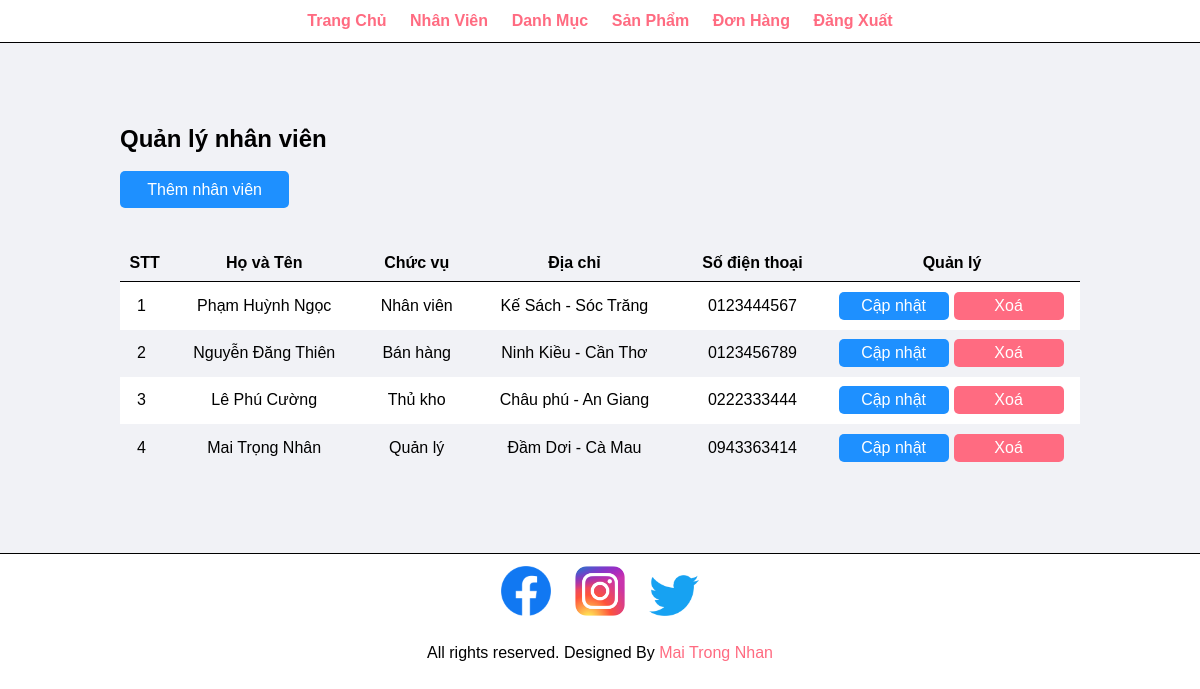
Screenshot of /Admin/manager-admin.php (signed in) with the database file from the repository.
### tables this page shows
CREATE TABLE `NhanVien` (
  `MSNV` int(5) NOT NULL,
  `HoTenNV` varchar(50) DEFAULT NULL,
  `UserName` varchar(50) DEFAULT NULL,
  `Password` varchar(50) DEFAULT NULL,
  `ChucVu` varchar(50) DEFAULT NULL,
  `DiaChi` varchar(50) DEFAULT NULL,
  `SoDienThoai` varchar(10) DEFAULT NULL CHECK (1 = `SoDienThoai` regexp '^[0-9]{10}$')
);

### Config/connect.php (called while the page is built, shortened)
<?php
function executeSQLResult ($conn, $sql) {
    $result = mysqli_query($conn, $sql);
    $data = array();
    while ($row = mysqli_fetch_array($result)) {
        $data[] = $row;
    }
    return $data;
}
?>

### Admin/manager-admin.php (the view, shortened to what this page needs)
<?php include('./layouts/header.php') ?>
<section class="main text-content">
    <div class="container">
        <h1>Quản lý nhân viên</h1>
        <br>
        <a href=<?php echo URL . "admin/add-admin.php"; ?> class="btn-200 btn-primary">Thêm nhân viên</a>
        <br><br>
        <table class="tbl-manager">
            <tr>
                <th>STT</th>
                <th>Họ và Tên</th>
                <th>Chức vụ</th>
                <th>Địa chỉ</th>
                <th>Số điện thoại</th>
                <th>Quản lý</th>
            </tr>
            <?php
            $conn = connectToDatabase();
            $sql = "SELECT * FROM NhanVien";
            $listAdmin = executeSQLResult($conn, $sql);
            for ($i = 1; $i <= count($listAdmin); $i++) {
                if ($i % 2 == 0) {
                    $id = $listAdmin[$i-1]['MSNV'];
                    $hoVaTen = $listAdmin[$i - 1]['HoTenNV'];
                    $chucVu = $listAdmin[$i - 1]['ChucVu'];
                    $diaChi = $listAdmin[$i - 1]['DiaChi'];
                    $soDienThoai = $listAdmin[$i - 1]['SoDienThoai'];
            ?>
                    <tr class="text-center">
                        <td><?php echo $i; ?></td>
                        <td><?php echo $hoVaTen; ?></td>
                        <td><?php echo $chucVu; ?></td>
                        <td><?php echo $diaChi; ?></td>
                        <td><?php echo $soDienThoai; ?></td>
                        <td>
                            <a href=<?php echo URL."admin/update-admin.php?id=".$id; ?> class="btn-primary">Cập nhật</a>
                            <a href=<?php echo URL."admin/delete-item.php?id=".$id."&type=1"; ?> class="btn-danger">Xoá</a>
                        </td>
                    </tr>
            <?php
                } else {
                    $id = $listAdmin[$i-1]['MSNV'];
                    $hoVaTen = $listAdmin[$i - 1]['HoTenNV'];
                    $chucVu = $listAdmin[$i - 1]['ChucVu'];
                    $diaChi = $listAdmin[$i - 1]['DiaChi'];
                    $soDienThoai = $listAdmin[$i - 1]['SoDienThoai'];
            ?>
                    <tr class="white text-center">
                        <td><?php echo $i; ?></td>
                        <td><?php echo $hoVaTen; ?></td>
                        <td><?php echo $chucVu;?></td>
                        <td><?php echo $diaChi; ?></td>
                        <td><?php echo $soDienThoai; ?></td>
                        <td>
                            <a href=<?php echo URL."admin/update-admin.php?id=".$id; ?> class="btn-primary">Cập nhật</a>
                            <a href=<?php echo URL."admin/delete-item.php?id=".$id."&type=1"; ?> class="btn-danger">Xoá</a>
                        </td>
                    </tr>
            <?php
                }
            }
            ?>
        </table>
    </div>
</section>
<?php
include('./layouts/footer.php') ?>

### Admin/css/style.css (style rules this page uses)
* { margin: 0; padding: 0; font-family: Arial, Helvetica, sans-serif; }
body { margin: 0; padding: 0; width: 100%; }
.container { width: 80%; margin: 0 auto; padding: 1%; }
.text-center { text-align: center; }
.white { background-color: white; }
.btn-200 { width: 150px; }
.btn-primary { background-color: #1e90ff; padding: 1%; border-radius: 5px; color: white; text-decoration: none; display: block; text-align: center; }
.btn-danger { background-color: #ff6b81; padding: 1%; border-radius: 5px; color: white; text-decoration: none; display: block; text-align: center; }
a { text-decoration: none; }
.main { background-color: #f1f2f6; padding-top: 70px; padding-bottom: 70px; border-bottom: 1px solid; }
.tbl-manager { width: 100%; padding: 0; margin: 0; border-spacing: 0; }
.tbl-manager tr th { border-bottom: 1px solid black; padding: 1%; margin-left: 100px; }
.tbl-manager tr td { padding: 1%; }
.tbl-manager tr td:last-child { width: 16em; }
.tbl-manager tr td:last-child a { width: 100px; float: left; padding: 5px; margin-left: 5px; }

### rows the page displays
nhanvien: HoTenNV "Phạm Huỳnh Ngọc", ChucVu "Nhân viên", DiaChi "Kế Sách - Sóc Trăng", SoDienThoai "0123444567"
nhanvien: HoTenNV "Nguyễn Đăng Thiên", ChucVu "Bán hàng", DiaChi "Ninh Kiều - Cần Thơ", SoDienThoai "0123456789"
nhanvien: HoTenNV "Lê Phú Cường", ChucVu "Thủ kho", DiaChi "Châu phú - An Giang", SoDienThoai "0222333444"
nhanvien: HoTenNV "Mai Trọng Nhân", ChucVu "Quản lý", DiaChi "Đầm Dơi - Cà Mau", SoDienThoai "0943363414"
